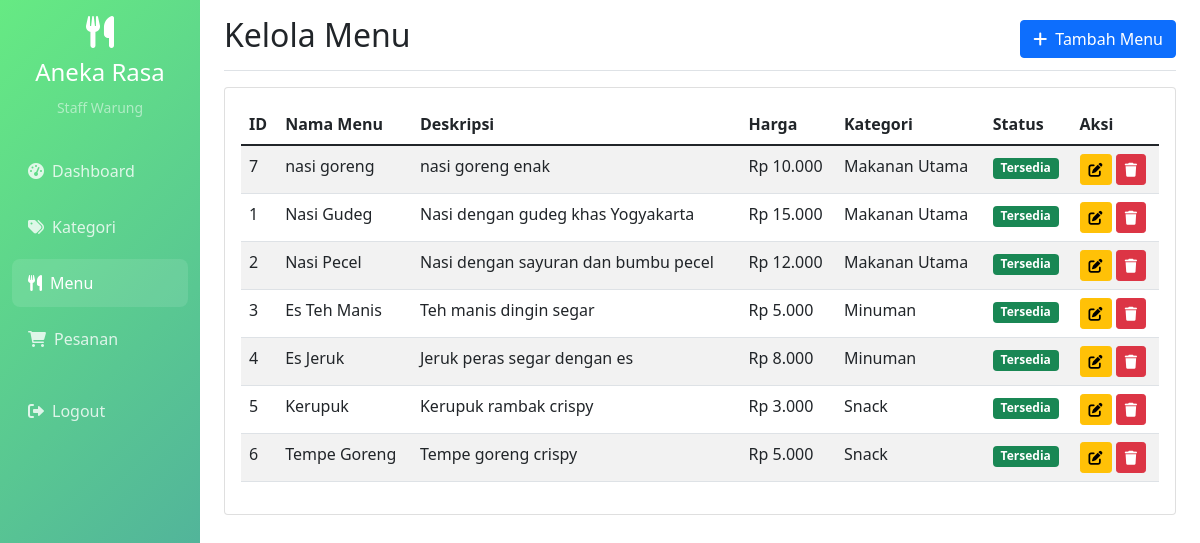
Page /views/menu.php (signed in) on the committed database.
### tables this page shows
CREATE TABLE `menu` (
  `id` int(11) NOT NULL,
  `name` varchar(100) NOT NULL,
  `description` text DEFAULT NULL,
  `price` decimal(10,2) NOT NULL,
  `category_id` int(11) DEFAULT NULL,
  `image` varchar(255) DEFAULT NULL,
  `status` enum('tersedia','tidak_tersedia') DEFAULT 'tersedia',
  `created_at` timestamp NOT NULL DEFAULT current_timestamp()
);

CREATE TABLE `categories` (
  `id` int(11) NOT NULL,
  `name` varchar(100) NOT NULL,
  `description` text DEFAULT NULL,
  `created_at` timestamp NOT NULL DEFAULT current_timestamp()
);

### models/Category.php (called while the page is built, shortened)
<?php
class Category {
    private $conn;
    private $table_name = "categories";
    public function __construct($db) {
        $this->conn = $db;
    }
    public function readAll() {
        $query = "SELECT id, name, description, created_at FROM " . $this->table_name . " ORDER BY name";
        $stmt = $this->conn->prepare($query);
        $stmt->execute();
        return $stmt;
    }
}
?>

### models/Menu.php (called while the page is built, shortened)
<?php
class Menu {
    private $conn;
    private $table_name = "menu";
    public function __construct($db) {
        $this->conn = $db;
    }
    public function readAll() {
        $query = "SELECT m.id, m.name, m.description, m.price, m.status, c.name as category_name
                  FROM " . $this->table_name . " m
                  LEFT JOIN categories c ON m.category_id = c.id
                  ORDER BY m.created_at DESC";
        $stmt = $this->conn->prepare($query);
        $stmt->execute();
        return $stmt;
    }
}
?>

### views/menu.php (the view, shortened to what this page needs)
<?php
include_once '../models/Menu.php';
include_once '../models/Category.php';
$database = new Database();
$db = $database->getConnection();
$menu = new Menu($db);
$stmt = $menu->readAll();
?>
<!DOCTYPE html>
<html lang="id">
<head>
    <link href="https://cdn.jsdelivr.net/npm/bootstrap@5.1.3/dist/css/bootstrap.min.css" rel="stylesheet">
    <link href="https://cdnjs.cloudflare.com/ajax/libs/font-awesome/6.0.0/css/all.min.css" rel="stylesheet">
</head>
<body>
    <div class="container-fluid">
        <div class="row">
            <nav class="col-md-3 col-lg-2 d-md-block sidebar collapse">
                <div class="position-sticky pt-3">
                    <div class="text-center mb-4">
                        <i class="fas fa-utensils text-white" style="font-size: 2rem;"></i>
                        <h4 class="text-white mt-2">Aneka Rasa</h4>
                        <small class="text-white-50"><?php echo $_SESSION['full_name']; ?></small>
                    </div>
                    <ul class="nav flex-column">
                        <li class="nav-item">
                            <a class="nav-link" href="dashboard.php">
                                <i class="fas fa-tachometer-alt me-2"></i>Dashboard
                            </a>
                        </li>
                        <li class="nav-item">
                            <a class="nav-link" href="categories.php">
                                <i class="fas fa-tags me-2"></i>Kategori
                            </a>
                        </li>
                        <li class="nav-item">
                            <a class="nav-link active" href="menu.php">
                                <i class="fas fa-utensils me-2"></i>Menu
                            </a>
                        </li>
                        <li class="nav-item">
                            <a class="nav-link" href="orders.php">
                                <i class="fas fa-shopping-cart me-2"></i>Pesanan
                            </a>
                        </li>
                        <li class="nav-item mt-3">
                            <a class="nav-link" href="../controllers/AuthController.php?action=logout">
                                <i class="fas fa-sign-out-alt me-2"></i>Logout
                            </a>
                        </li>
                    </ul>
                </div>
            </nav>
            <main class="col-md-9 ms-sm-auto col-lg-10 px-md-4">
                <div class="d-flex justify-content-between flex-wrap flex-md-nowrap align-items-center pt-3 pb-2 mb-3 border-bottom">
                    <h1 class="h2">Kelola Menu</h1>
                    <button class="btn btn-primary" data-bs-toggle="modal" data-bs-target="#addMenuModal">
                        <i class="fas fa-plus me-2"></i>Tambah Menu
                    </button>
                </div>
                <div class="card">
                    <div class="card-body">
                        <div class="table-responsive">
                            <table class="table table-striped">
                                <thead>
                                    <tr>
                                        <th>ID</th>
                                        <th>Nama Menu</th>
                                        <th>Deskripsi</th>
                                        <th>Harga</th>
                                        <th>Kategori</th>
                                        <th>Status</th>
                                        <th>Aksi</th>
                                    </tr>
                                </thead>
                                <tbody>
                                    <?php while($row = $stmt->fetch(PDO::FETCH_ASSOC)): ?>
                                    <tr>
                                        <td><?php echo $row['id']; ?></td>
                                        <td><?php echo htmlspecialchars($row['name']); ?></td>
                                        <td><?php echo htmlspecialchars($row['description']); ?></td>
                                        <td>Rp <?php echo number_format($row['price'], 0, ',', '.'); ?></td>
                                        <td><?php echo htmlspecialchars($row['category_name']); ?></td>
                                        <td>
                                            <span class="badge <?php echo $row['status'] == 'tersedia' ? 'bg-success' : 'bg-danger'; ?>">
                                                <?php echo ucfirst($row['status']); ?>
                                            </span>
                                        </td>
                                        <td>
                                            <button class="btn btn-sm btn-warning" onclick="editMenu(<?php echo htmlspecialchars(json_encode($row)); ?>)">
                                                <i class="fas fa-edit"></i>
                                            </button>
                                            <button class="btn btn-sm btn-danger" onclick="deleteMenu(<?php echo $row['id']; ?>, '<?php echo htmlspecialchars($row['name']); ?>')">
                                                <i class="fas fa-trash"></i>
                                            </button>
                                        </td>
                                    </tr>
                                    <?php endwhile; ?>
                                </tbody>
                            </table>
                        </div>
                    </div>
                </div>
            </main>
        </div>
    </div>
</body>
</html>

### views/menu.php (style rules this page uses)
.sidebar { min-height: 100vh; background: linear-gradient(135deg,rgb(102, 234, 131) 0%,rgb(75, 162, 162) 100%); }
.sidebar .nav-link { color: rgba(255, 255, 255, 0.8); padding: 0.75rem 1rem; margin: 0.25rem 0; border-radius: 0.5rem; transition: all 0.3s; }
.sidebar .nav-link:hover, .sidebar .nav-link.active { color: white; background: rgba(255, 255, 255, 0.1); }

### rows in the picture
menu: id "7", name "nasi goreng", description "nasi goreng enak", price "10.000", category.name "Makanan Utama", status "Tersedia"
menu: id "1", name "Nasi Gudeg", description "Nasi dengan gudeg khas Yogyakarta", price "15.000", category.name "Makanan Utama", status "Tersedia"
menu: id "2", name "Nasi Pecel", description "Nasi dengan sayuran dan bumbu pecel", price "12.000", category.name "Makanan Utama", status "Tersedia"
menu: id "3", name "Es Teh Manis", description "Teh manis dingin segar", price "5.000", category.name "Minuman", status "Tersedia"
menu: id "4", name "Es Jeruk", description "Jeruk peras segar dengan es", price "8.000", category.name "Minuman", status "Tersedia"
menu: id "5", name "Kerupuk", description "Kerupuk rambak crispy", price "3.000", category.name "Snack", status "Tersedia"
menu: id "6", name "Tempe Goreng", description "Tempe goreng crispy", price "5.000", category.name "Snack", status "Tersedia"

### other values in the picture
$_SESSION['full_name'] "Staff Warung"
